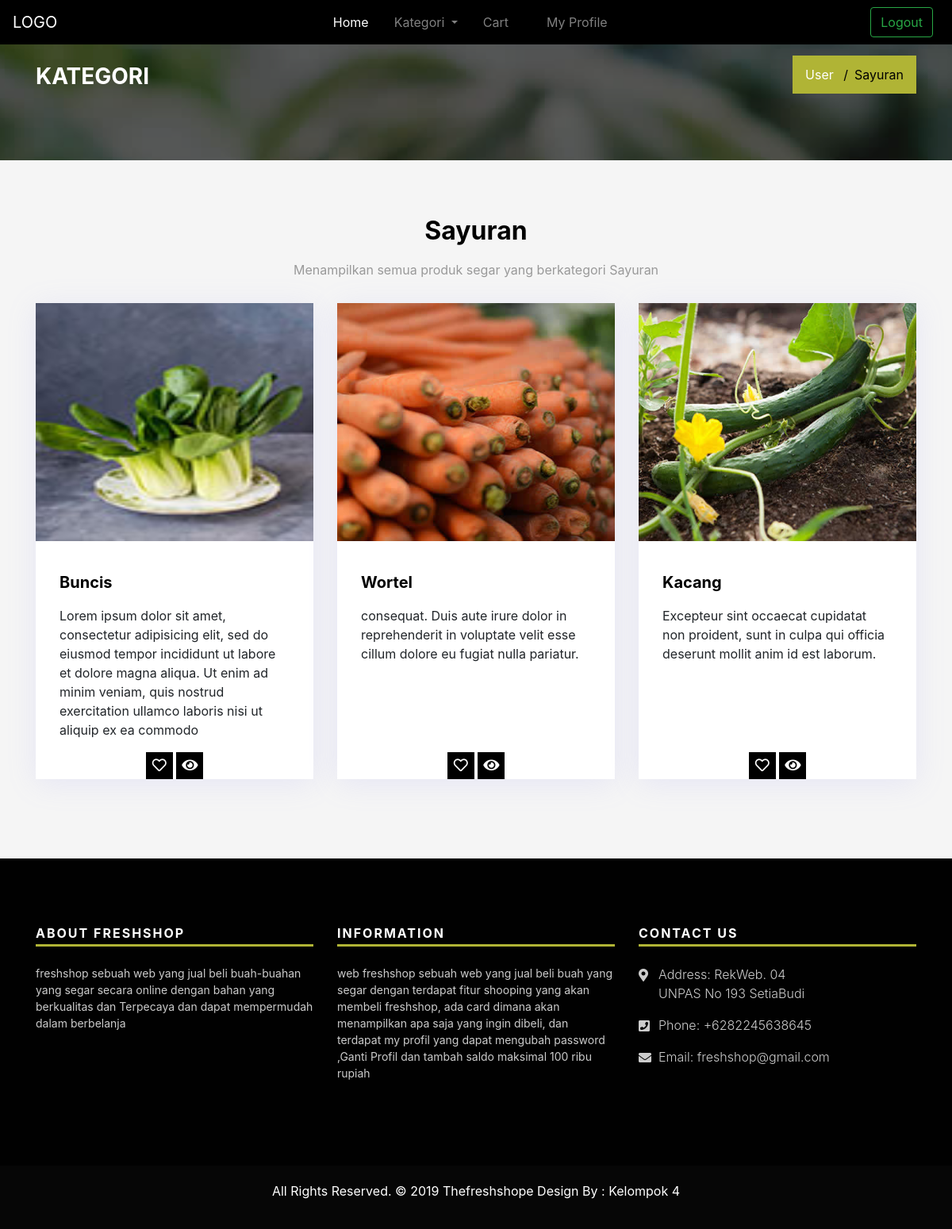
Screenshot of /index.php/user/sayuran with the database file from the repository.
### tables this page shows
CREATE TABLE `barang` (
  `id_barang` int(11) NOT NULL,
  `nama_barang` varchar(100) NOT NULL,
  `jenis_barang` varchar(128) NOT NULL,
  `harga_barang` varchar(100) NOT NULL,
  `stock_barang` int(11) NOT NULL,
  `image` varchar(100) NOT NULL,
  `deskripsi_barang` varchar(255) NOT NULL
);

### application/controllers/User.php (called while the page is built, shortened)
<?php
class User extends CI_Controller
    {
    public function __construct() {
        $this->load->model('Admin_model');
    }
    public function sayuran(){
            $data['title'] = 'R.A.F Shop';
            $this->db->select('*');
            $this->db->from('barang');
            $data['sayuran'] = $this->db->get()->result_array();
            $this->load->view('templates/topbar', $data);
            $this->load->view('user/sayuran');
            $this->load->view('templates/ecommerce_footer');
    }
}

### index.php (called while the page is built, shortened)
<?php
require_once BASEPATH.'core/CodeIgniter.php';

### application/views/user/sayuran.php (the view)
<div class="all-title-box">
    <div class="container">
        <div class="row">
            <div class="col-lg-12">
                <h2>KATEGORI</h2>
                <ul class="breadcrumb">
                    <li class="breadcrumb-item"><a href="">User</a></li>
                    <li class="breadcrumb-item active">Sayuran</li>
                </ul>
            </div>
        </div>
    </div>
</div>
<div class="latest-blog">
    <div class="container">
        <div class="row">
            <div class="col-lg-12">
                <div class="title-all text-center">
                    <h1>Sayuran</h1>
                    <p>Menampilkan semua produk segar yang berkategori Sayuran</p>
                </div>
            </div>
        </div>
        <div class="row">
            <?php foreach ($sayuran as $key ): ?>
            <div class="col-md-6 col-lg-4 col-xl-4">
                <div class="blog-box">
                    <div class="blog-img">
                        <img class="img-fluid" src="<?= base_url('assets/img/barang/')?><?= $key['image'] ?>" alt=""/>
                    </div>
                    <div class="blog-content">
                        <div class="title-blog">
                            <h3><?= $key['nama_barang']?></h3>
                            <p><?= $key['deskripsi_barang']?></p>
                        </div>
                        <ul class="option-blog">
                            <li><a href="#"><i class="far fa-heart"></i></a></li>
                            <li><a href="#"><i class="fas fa-eye"></i></a></li>
                        </ul>
                    </div>
                </div>
            </div>
            <?php endforeach ?>
        </div>
    </div>
</div>

### assets/css/style.css (style rules this page uses)
a { color: #1f1f1f; text-decoration: none !important; outline: none !important; -webkit-transition: all .3s ease-in-out; -moz-transition: all .3s ease-in-out; -ms-transition: all .3s ease-in-out; -o-transition: all .3s ease-in-out; transition: all .3s ease-in-out; }
h1, h2, h3, h4, h5, h6 { letter-spacing: 0; font-weight: normal; position: relative; padding: 0 0 10px 0; font-weight: normal; line-height: 120% !important; color: #1f1f1f; margin: 0 }
h1 { font-size: 24px }
h2 { font-size: 22px }
h3 { font-size: 18px }
a { color: #1f1f1f; text-decoration: none; outline: none; }
a, .btn { text-decoration: none !important; outline: none !important; -webkit-transition: all .3s ease-in-out; -moz-transition: all .3s ease-in-out; -ms-transition: all .3s ease-in-out; -o-transition: all .3s ease-in-out; transition: all .3s ease-in-out; }
ul, li, ol { list-style: none; margin: 0px; padding: 0px; }
p { margin: 0px; }
.title-all { margin-bottom: 30px; }
.title-all h1 { font-size: 32px; font-weight: 700; color: #000000; }
.title-all p { color: #999999; font-size: 16px; }
.latest-blog { padding: 70px 0px; background: #f5f5f5; }
.blog-box { -webkit-box-shadow: 0px 5px 35px 0px rgba(148, 146, 245, 0.15); box-shadow: 0px 5px 35px 0px rgba(148, 146, 245, 0.15); background: #ffffff; margin-bottom: 30px; }
.blog-content { position: relative; }
.title-blog { padding: 40px 30px 40px 30px; height: 300px; }
.title-blog h3 { font-size: 20px; font-weight: 700; color: #000000; }
.title-blog p { margin: 0px; }
.option-blog { position: absolute; bottom: 0px; left: 0px; right: 0px; margin: 0 auto; text-align: center; }
.option-blog li { display: inline-block; }
.option-blog li a { background: #000000; display: inline-block; font-size: 18px; color: #ffffff; width: 34px; height: 34px; text-align: center; line-height: 34px; }
.all-title-box { background: url("../img/banner-02.jpg") no-repeat center center; -webkit-background-size: cover; -moz-background-size: cover; -ms-background-size: cover; -o-background-size: cover; background-size: cover; text-align: center; background-attachment: fixed; padding: 70px 0px; position: relative; }
.all-title-box::before { background: rgba(0,0,0,0.6); content: ""; position: absolute; z-index: 0; width: 100%; height: 100%; left: 0px; top: 0px; }
.all-title-box h2 { font-size: 28px; font-weight: 700; color: #ffffff; float: left; padding: 10px 0px; }
.all-title-box .breadcrumb { background: #b0b435; margin: 0px; display: inline-block; border-radius: 0px; float: right; }
.all-title-box .breadcrumb li { display: inline-block; color: #000000; font-size: 16px; }
.all-title-box .breadcrumb li a { color: #ffffff; font-size: 16px; }
.all-title-box .breadcrumb-item + .breadcrumb-item::before { color: #000000; }

### rows the page displays
barang: image (picture), nama_barang "Buncis", deskripsi_barang "Lorem ipsum dolor sit amet, consectetur adipisicing elit, sed do eiusmod tempor incididunt ut labore et dolore magna aliqua. Ut enim ad minim veniam, quis nostrud exercitation ullamco laboris nisi ut aliquip ex ea commodo"
barang: image (picture), nama_barang "Wortel", deskripsi_barang "consequat. Duis aute irure dolor in reprehenderit in voluptate velit esse cillum dolore eu fugiat nulla pariatur."
barang: image (picture), nama_barang "Kacang", deskripsi_barang "Excepteur sint occaecat cupidatat non proident, sunt in culpa qui officia deserunt mollit anim id est laborum."
